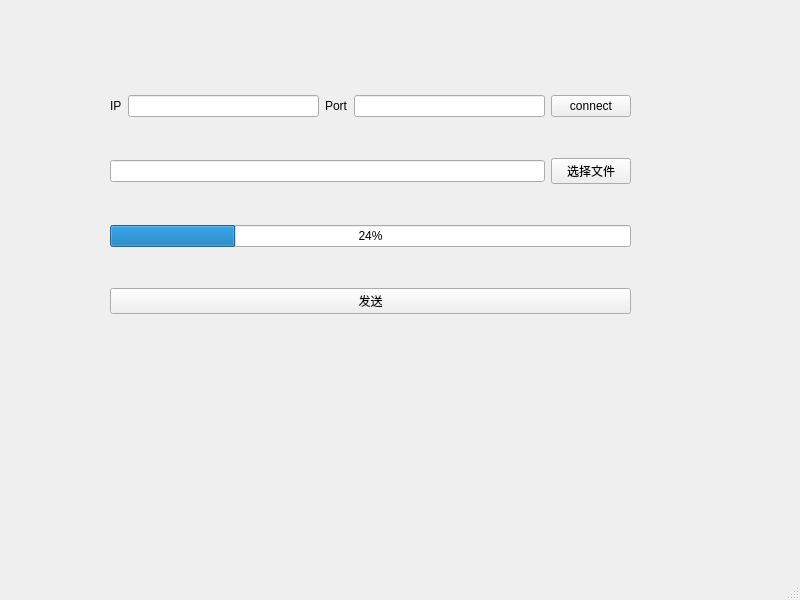
<?xml version="1.0" encoding="UTF-8"?>
<ui version="4.0">
 <class>MainWindow</class>
 <widget class="QMainWindow" name="MainWindow">
  <property name="geometry">
   <rect>
    <x>0</x>
    <y>0</y>
    <width>800</width>
    <height>600</height>
   </rect>
  </property>
  <property name="windowTitle">
   <string>MainWindow</string>
  </property>
  <widget class="QWidget" name="centralwidget">
   <widget class="QWidget" name="">
    <property name="geometry">
     <rect>
      <x>110</x>
      <y>60</y>
      <width>521</width>
      <height>291</height>
     </rect>
    </property>
    <layout class="QGridLayout" name="gridLayout">
     <item row="0" column="0">
      <layout class="QHBoxLayout" name="horizontalLayout">
       <item>
        <widget class="QLabel" name="label">
         <property name="text">
          <string>IP</string>
         </property>
        </widget>
       </item>
       <item>
        <widget class="QLineEdit" name="IPLineEdit"/>
       </item>
       <item>
        <widget class="QLabel" name="label_2">
         <property name="text">
          <string>Port</string>
         </property>
        </widget>
       </item>
       <item>
        <widget class="QLineEdit" name="PortLineEdit"/>
       </item>
       <item>
        <widget class="QPushButton" name="connectPushButton">
         <property name="text">
          <string>connect</string>
         </property>
        </widget>
       </item>
      </layout>
     </item>
     <item row="1" column="0">
      <layout class="QHBoxLayout" name="horizontalLayout_2">
       <item>
        <widget class="QLineEdit" name="FileLineEdit"/>
       </item>
       <item>
        <widget class="QPushButton" name="ChoosePushButton">
         <property name="text">
          <string>选择文件</string>
         </property>
        </widget>
       </item>
      </layout>
     </item>
     <item row="2" column="0">
      <widget class="QProgressBar" name="progressBar">
       <property name="value">
        <number>24</number>
       </property>
      </widget>
     </item>
     <item row="3" column="0">
      <widget class="QPushButton" name="SendPushButton">
       <property name="text">
        <string>发送</string>
       </property>
      </widget>
     </item>
    </layout>
   </widget>
  </widget>
  <widget class="QMenuBar" name="menubar">
   <property name="geometry">
    <rect>
     <x>0</x>
     <y>0</y>
     <width>800</width>
     <height>21</height>
    </rect>
   </property>
  </widget>
  <widget class="QStatusBar" name="statusbar"/>
 </widget>
 <resources/>
 <connections/>
</ui>
